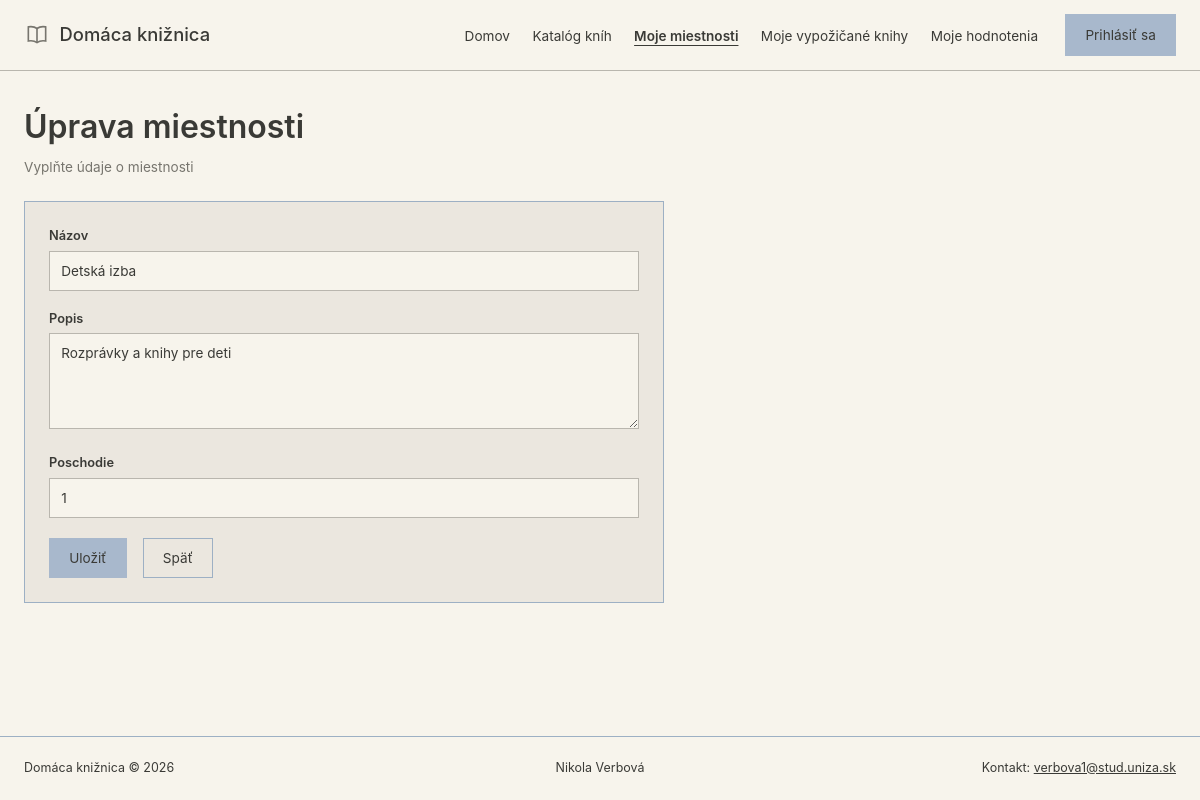
The page /?c=room&a=edit&id=2 on the database its author committed.
### tables this page shows
CREATE TABLE `rooms`
(
    `id`          INT AUTO_INCREMENT PRIMARY KEY,
    `name`        VARCHAR(100) NOT NULL,
    `description` VARCHAR(255) NULL,
    `floorNumber` INT          NOT NULL DEFAULT 0
) DEFAULT CHARSET = utf8mb4 COLLATE = utf8mb4_unicode_ci;

### Framework/Http/Responses/Response.php (called while the page is built, shortened)
<?php
abstract class Response
{
    public function send(): void
    {
        $this->generate();
    }
}

### public/index.php (called while the page is built, shortened)
<?php
require __DIR__ . '/../Framework/ClassLoader.php';
try {
    $app = new App();
    $app->run();
} catch (Exception $e) {
    die('An error occurred: ' . $e->getMessage());
}

### Framework/Http/Request.php (called while the page is built, shortened)
<?php
class Request
{
    private array $get;
    private array $post;
    public function __construct()
    {
        $this->get = $_GET;
        $this->post = $_POST;
    }
    public function get(?string $key = null): mixed
    {
        return $key === null ? $this->get : ($this->get[$key] ?? null);
    }
    public function post(?string $key = null): mixed
    {
        return $key === null ? $this->post : ($this->post[$key] ?? null);
    }
    public function value(string $key): mixed
    {
        return $this->post($key) ?? $this->get($key);
    }
}

### Framework/ClassLoader.php (called while the page is built, shortened)
<?php
class ClassLoader
{
    public static function Boot(): void
    {
        spl_autoload_register(function ($class_name) {
            $file = self::getClassFile($class_name);
        });
    }
    public static function getClassFile(string $className): string
    {
        $baseDir = realpath(dirname(__DIR__));
        $relativePath = str_replace('\\', DIRECTORY_SEPARATOR, ltrim($className, '\\')) . '.php';
        return $baseDir . DIRECTORY_SEPARATOR . $relativePath;
    }
}

### Framework/Core/Model.php (called while the page is built, shortened)
<?php
abstract class Model implements \JsonSerializable
{
    protected static array $columnsMap = [];
    private static array $dbColumns = [];
    private static IDbConvention $dbConventions;
    protected static function getTableName(): string
    {
        return self::getConventions()->getTableName(get_called_class());
    }
    protected static function getPkColumnName(): string
    {
        return self::getConventions()->getPkColumnName(get_called_class());
    }
    protected static function getColumnsMap(): array
    {
        return static::$columnsMap ?? [];
    }
    public static function getOne(mixed $id): ?static
    {
        try {
            $sql = "SELECT " . static::getDBColumnNamesList() . " FROM `" . static::getTableName() . "` WHERE `" .
                static::getPkColumnName() . "`=?";
            $stmt = Connection::getInstance()->prepare($sql);
            $stmt->setFetchMode(PDO::FETCH_CLASS | PDO::FETCH_PROPS_LATE, static::class);
            $stmt->execute([$id]);
            $model = $stmt->fetch() ?: null;
            if ($model !== null) {
                $model->_dbId = $model->getIdValue();
                $model->_resultSet = new ResultSet([$model]);
            }
            return $model;
        } catch (PDOException $exception) {
            throw new Exception('Query failed: ' . $exception->getMessage(), 0, $exception);
        }
    }
    private static function getDbColumns(): array
    {
        try {
            $sql = "DESCRIBE " . static::getTableName();
            $stmt = Connection::getInstance()->prepare($sql);
            $stmt->execute([]);
            self::$dbColumns[static::class] = array_column($stmt->fetchAll(), 'Field');
            return self::$dbColumns[static::class];
        } catch (PDOException $exception) {
            throw new Exception('Query failed: ' . $exception->getMessage(), 0, $exception);
        }
    }
    private function getIdValue(): mixed
    {
        $pk = static::getPkColumnName();
        $prop = static::toPropertyName($pk);
        return isset($this->{$prop}) ? $this->{$prop} : null;
    }
    private static function getModelProperties(): array
    {
        $reflection = new \ReflectionClass(static::class);
        $properties = [];
        foreach ($reflection->getProperties() as $property) {
            $propertyName = $property->getName();
            if ($property->isStatic()) {
                continue;
            }
            $properties[$propertyName] = true;
        }
        return $properties;
    }
    private static function getDBColumnNamesList(): string
    {
        $dbColumns = [];
        foreach (static::getDbColumns() as $columnName) {
            $propertyName = static::toPropertyName($columnName);
            if ($propertyName != $columnName) {
                $dbColumns[] = "`$columnName` AS {$propertyName}";
            } else {
                $dbColumns[] = $columnName;
            }
        }
        return implode(', ', $dbColumns);
    }
    private static function toPropertyName(string $columnName): string
    {
        $customMapping = static::getColumnsMap();
        if (isset($customMapping[$columnName])) {
            return $customMapping[$columnName];
        } else {
            return static::getConventions()->toPropertyName($columnName);
        }
    }
    private static function getConventions(): IDbConvention
    {
        if (!isset(static::$dbConventions)) {
            static::$dbConventions = new (Configuration::DB_CONVENTIONS_CLASS)();
        }
        return static::$dbConventions;
    }
}

### Framework/Support/Inflect.php (called while the page is built, shortened)
<?php
class Inflect
{
    public static $plural = array(
        '/(quiz)$/i' => "$1zes",
        '/^(ox)$/i' => "$1en",
        '/([m|l])ouse$/i' => "$1ice",
        '/(matr|vert|ind)ix|ex$/i' => "$1ices",
        '/(x|ch|ss|sh)$/i' => "$1es",
        '/([^aeiouy]|qu)y$/i' => "$1ies",
        '/(hive)$/i' => "$1s",
        '/(?:([^f])fe|([lr])f)$/i' => "$1$2ves",
        '/(shea|lea|loa|thie)f$/i' => "$1ves",
        '/sis$/i' => "ses",
        '/([ti])um$/i' => "$1a",
        '/(tomat|potat|ech|her|vet)o$/i' => "$1oes",
        '/(bu)s$/i' => "$1ses",
        '/(alias)$/i' => "$1es",
        '/(octop)us$/i' => "$1i",
        '/(ax|test)is$/i' => "$1es",
        '/(us)$/i' => "$1es",
        '/s$/i' => "s",
        '/$/' => "s"
    );
    public static $irregular = array(
        'move' => 'moves',
        'foot' => 'feet',
        'goose' => 'geese',
        'sex' => 'sexes',
        'child' => 'children',
        'man' => 'men',
        'tooth' => 'teeth',
        'person' => 'people',
        'valve' => 'valves'
    );
    public static function pluralize($string)
    {
        foreach (self::$irregular as $pattern => $result) {
            $pattern = '/' . $pattern . '$/i';
        }
        foreach (self::$plural as $pattern => $result) {
            if (preg_match($pattern, $string)) {
                return preg_replace($pattern, $result, $string);
            }
        }
        return $string;
    }
}

### Framework/DB/DefaultConventions.php (called while the page is built, shortened)
<?php
class DefaultConventions implements IDbConvention
{
    public function getTableName(string $className): string
    {
        $arr = explode("\\", $className);
        return Inflect::pluralize(strtolower(end($arr)));
    }
    public function getPkColumnName(string $className): string
    {
        return 'id';
    }
    public function toPropertyName(string $columnName): string
    {
        return $columnName;
    }
}

### Framework/DB/Connection.php (called while the page is built, shortened)
<?php
class Connection
{
    private static ?Connection $instance = null;
    private PDO $db;
    public function __construct(PDO $db)
    {
        $this->db = $db;
    }
    public static function getInstance(): Connection
    {
        try {
            if (self::$instance == null) {
                $db = new PDO(
                    'mysql:dbname=' . Configuration::DB_NAME . ';host=' . Configuration::DB_HOST,
                    Configuration::DB_USER,
                    Configuration::DB_PASS
                );
                $db->setAttribute(PDO::ATTR_ERRMODE, PDO::ERRMODE_EXCEPTION);
                $db->setAttribute(PDO::ATTR_EMULATE_PREPARES, true);
                self::$instance = new self($db);
            }
            return self::$instance;
        } catch (PDOException $e) {
            throw new Exception('Connection failed: ' . $e->getMessage());
        }
    }
    public function prepare(string $sql): DebugStatement
    {
        try {
            return new DebugStatement($this->db->prepare($sql));
        } catch (PDOException $e) {
            throw new Exception('Prepare failed: ' . $e->getMessage());
        }
    }
}

### Framework/DB/DebugStatement.php (called while the page is built, shortened)
<?php
class DebugStatement
{
    private PDOStatementAlias $stmt;
    public function __construct($stmt)
    {
        $this->stmt = $stmt;
    }
    public function execute(?array $params = null): bool
    {
        $result = $this->stmt->execute($params);
        $this->stmt->debugDumpParams();
        return $result;
    }
    public function __call(string $name, array $arguments): mixed
    {
        return $this->stmt->{$name}(...$arguments);
    }
}

### App/Controllers/RoomController.php (called while the page is built, shortened)
<?php
class RoomController extends BaseController
{
    public function edit(Request $request): Response
    {
        $room = $this->getRoomOr404((int)$request->value('id'));
        return $this->html(['room' => $room, 'errors' => []], 'form');
    }
    private function getRoomOr404(int $id): Room
    {
        $room = Room::getOne($id);
        return $room;
    }
}

### Framework/Support/LinkGenerator.php (called while the page is built, shortened)
<?php
class LinkGenerator
{
    private Request $request;
    public function __construct(Request $request, Router $router)
    {
        $this->request = $request;
    }
    public function url(
        string|array $destination,
        array $parameters = [],
        bool $absolute = false,
        bool $appendParameters = false
    ): string {
        list($controller, $action) = explode(".", $destination);
        $args = $appendParameters ? $this->request->get() : [];
        $args = ["c" => lcfirst($controller), "a" => $action != "index" ? $action : null] + $parameters + $args;
        $basePath = $absolute ? $this->request->getBaseUrl() : "";
        return $basePath . "?" . http_build_query($args);
    }
}

### App/Views/Room/form.view.php (the view, shortened to what this page needs)
<main>
  <div class="page-head">
    <h1><?= $room->getId() ? 'Úprava miestnosti' : 'Nová miestnosť' ?></h1>
    <p class="subtitle">Vyplňte údaje o miestnosti</p>
  </div>
  <form class="form-panel" method="post" action="<?= $link->url('room.save') ?>">
    <div class="field">
      <label for="name">Názov</label>
      <input id="name" name="name" type="text" maxlength="100" required
             value="<?= e($room->getName() ?? '') ?>">
    </div>
    <div class="field">
      <label for="description">Popis</label>
      <textarea id="description" name="description" maxlength="255"><?= e($room->getDescription() ?? '') ?></textarea>
    </div>
    <div class="field">
      <label for="floorNumber">Poschodie</label>
      <input id="floorNumber" name="floorNumber" type="number" step="1" required
             value="<?= e((string)$room->getFloorNumber()) ?>">
    </div>
    <div class="form-actions">
      <button class="btn" type="submit">Uložiť</button>
      <a class="btn btn-outline" href="<?= $link->url('room.index') ?>">Späť</a>
    </div>
  </form>
</main>

### public/css/styles.css (style rules this page uses)
:root { --bg:#f7f4ec; --panel:#ebe7df; --ink:#3a3a36; --muted:#77756e; --line:#b9b6ae; --blue:#9db0c4; --btn:#a8b8cc; --btn-hover:#92a5bc; --sans:Inter,system-ui,-apple-system,"Segoe UI",Roboto,Arial,sans-serif; }
*,*::before,*::after { box-sizing:border-box }
html { -webkit-text-size-adjust:100% }
body { margin:0;font-family:var(--sans),sans-serif;color:var(--ink);background:var(--bg);line-height:1.5; min-height:100vh;display:flex;flex-direction:column;overflow-x:hidden }
a { color:inherit }
h1,h2,h3,p { margin:0 }
h1 { font-size:clamp(1.6rem,4vw,2rem);font-weight:600;margin-bottom:.35rem }
.btn { display:inline-block;font:inherit;font-size:.85rem;padding:.55rem 1.2rem;border:1px solid var(--btn); background:var(--btn);color:var(--ink);text-decoration:none;cursor:pointer;text-align:center }
.btn-outline { background:transparent;border-color:var(--blue) }
label,legend { display:block;font-size:.8rem;font-weight:600;margin-bottom:.35rem;padding:0 }
.field { margin-bottom:1.1rem }
main { flex:1;width:100%;max-width:1280px;margin:0 auto;padding:2rem 1.5rem 3rem }
.subtitle { font-size:.85rem;color:var(--muted) }
.page-head { margin-bottom:1.5rem }
input[type="text"],input[type="number"],textarea { font:inherit;font-size:.85rem;width:100%;padding:.55rem .7rem; border:1px solid var(--line);background:var(--bg);color:var(--ink);border-radius:0 }
textarea { min-height:6rem;resize:vertical }
.form-panel { background:var(--panel);border:1px solid var(--blue);padding:1.5rem;max-width:640px }
.form-actions { display:flex;gap:1rem;flex-wrap:wrap;margin-top:1.25rem }

### rows shown on the page
rooms: name "Detská izba", description "Rozprávky a knihy pre deti", floorNumber "1"
